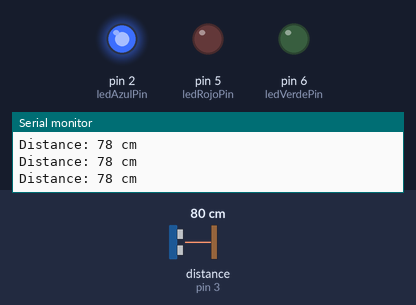
Simulated run of this sketch. Board: Arduino Uno, built with avr-gcc and run on an emulated ATmega328P. Parts: output pins drawn as LEDs (lit = HIGH), the last lines printed to the serial monitor. Wiring (inferred from the names in the program): ultrasonic range finder: trigger pin 4; echo pin 3. Inputs (shaded band) come from the test bench; at power-on: distance to the obstacle (sensor on pin 3) 80 cm. The echo pulse lasts 58.3 µs per cm; pins used as bus, display or sensor lines are not drawn.

Above: at 1.2 s.
1.3 s: distance to the obstacle (sensor on pin 3) set to 2 cm
At 1.7 s:
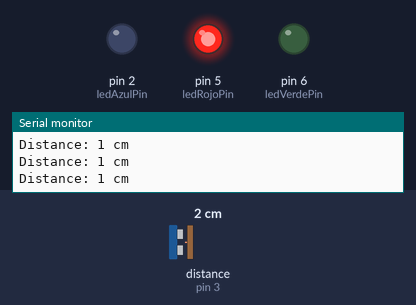
2.8 s: distance to the obstacle (sensor on pin 3) set to 29 cm
5.8 s: distance to the obstacle (sensor on pin 3) set to 35 cm
At 7.1 s:
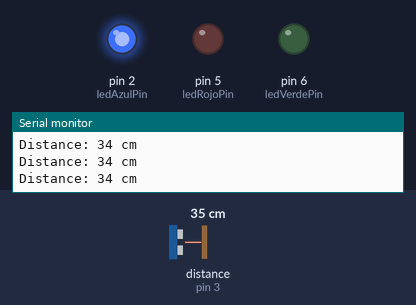
8.8 s: distance to the obstacle (sensor on pin 3) set to 4 cm
At 9.5 s:
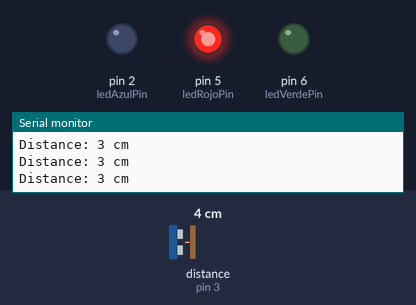
Timing chart, 0 to 11.3 s (numbered marks = the images above; inputs shaded):
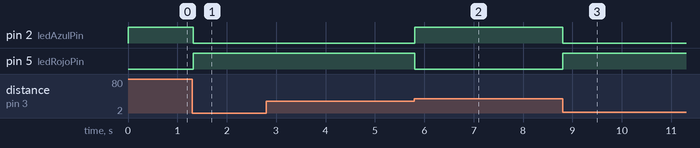

The sketch:

HC-SR04_BUZZER.ino
```cpp
#define echoPin 3
#define trigerPin 4
#define buzzerPin 7
#define ledVerdePin 6
#define ledRojoPin 5
#define ledAzulPin 2

void setup()
{
  Serial.begin(9600);

  pinMode(echoPin, INPUT);
  pinMode(trigerPin, OUTPUT);

  pinMode(ledVerdePin, OUTPUT);
  pinMode(ledRojoPin, OUTPUT);
  pinMode(ledAzulPin, OUTPUT);

  pinMode(buzzerPin, OUTPUT);
}

long duration;
int distance;

void loop()
{
  // Clears the trigPin condition
  digitalWrite(trigerPin, LOW);
  delayMicroseconds(2);

  // Sets the trigPin HIGH (ACTIVE) for 10 microseconds
  digitalWrite(trigerPin, HIGH);
  delayMicroseconds(10);
  digitalWrite(trigerPin, LOW);

  // Reads the echoPin, returns the sound wave travel time in microseconds
  duration = pulseIn(echoPin, HIGH);

  // Calculating the distance
  distance = duration * 0.034 / 2; // Speed of sound wave divided by 2 (go and back)

  // Validations
  if (distance < 10)
  {
    digitalWrite(ledRojoPin, HIGH);
    digitalWrite(ledVerdePin, LOW);
    digitalWrite(ledAzulPin, LOW);
    noTone(buzzerPin);
  }

  if (distance > 30)
  {
    digitalWrite(ledAzulPin, HIGH);
    digitalWrite(ledRojoPin, LOW);
    digitalWrite(ledVerdePin, LOW);
    noTone(buzzerPin);
  }

  if (distance == 10)
  {
    digitalWrite(ledVerdePin, HIGH);
    digitalWrite(ledRojoPin, LOW);
    digitalWrite(ledAzulPin, LOW);
    tone(buzzerPin, 200);
  }

  // Displays the distance on the Serial Monitor
  Serial.print("Distance: ");
  Serial.print(distance);
  Serial.println(" cm");
}
```

Measured:
- the behaviour switches between 31 and 32 cm on distance to the obstacle (sensor on pin 3) (found by bisection; images 1 and 2)
- after the input at 1.3 s, pin 2 (ledAzulPin): HIGH → LOW at once; pin 5 (ledRojoPin): LOW → HIGH at once
- after the input at 5.8 s, pin 2 (ledAzulPin): LOW → HIGH at once; pin 5 (ledRojoPin): HIGH → LOW at once
- after the input at 8.8 s, pin 2 (ledAzulPin): HIGH → LOW at once; pin 5 (ledRojoPin): LOW → HIGH at once
